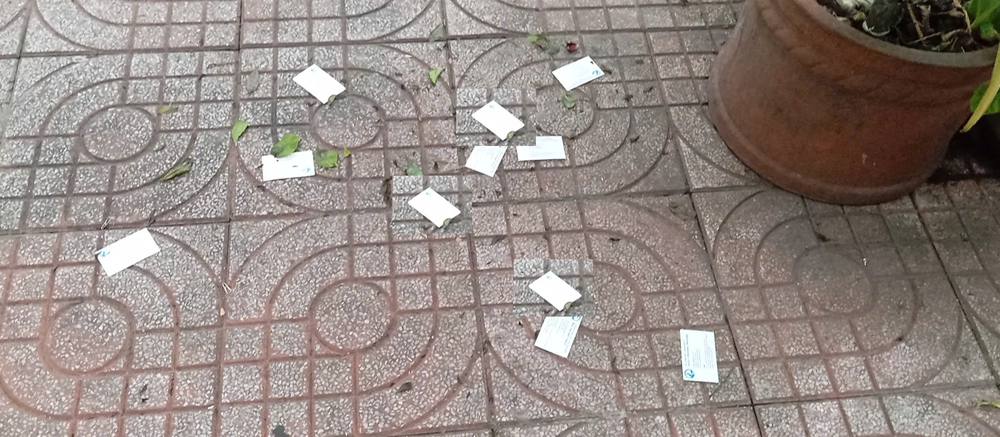
#> input picture HK2_Computer Vision/2.Lab2/visit.png, 1000 x 437 px, shrunk from 2226 x 973 before the run
$ python lab2.py
#> lines starting #> are read from the running program, lines starting #| are printed output that depends on the picture; after the words box and inside, x2 and y2 are one past the last pixel; in counts of white or black regions, pixels touching at a corner belong together
import cv2 as cv
from PIL import Image
import matplotlib.pyplot as plt
import numpy as np
from scipy import ndimage

file_path = "visit.png"

# chuyen thanh anh nhi phan
img = cv.imread(file_path, cv.IMREAD_GRAYSCALE)
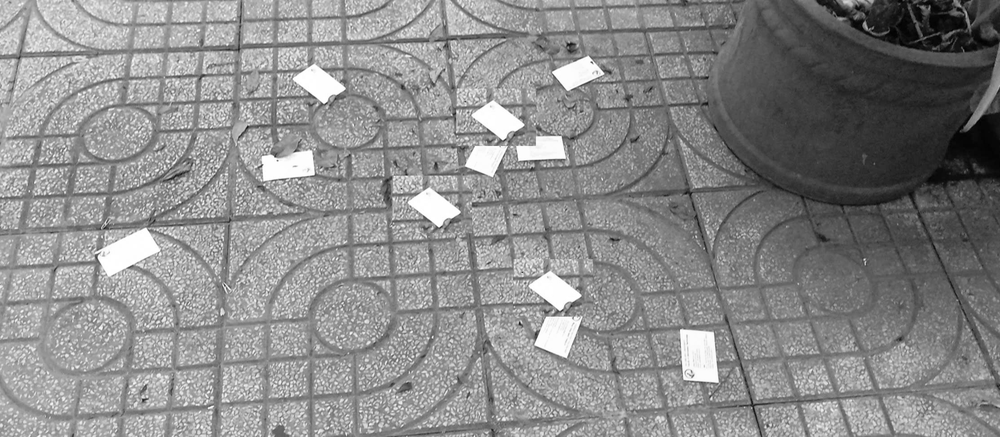
#> img: shape (437, 1000); min 1, max 255, mean 138.3

plt.figure(figsize=(10, 7))

#(99, 17) là kernel size, phải là số lẻ, kích thước càng lớn thì độ làm mờ càng cao. sigmaY mặc định = sigmaX, nếu sigma=0
# thư viện sẽ tự động tính sigma dựa theo kích thước kernel

img_blur = cv.GaussianBlur(img, ksize=(15, 15), sigmaX=0)
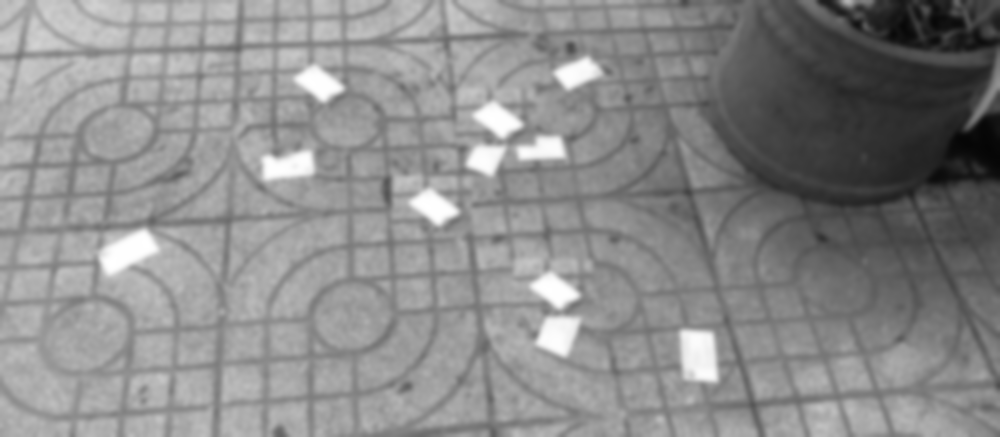
#> img_blur: shape (437, 1000); min 5, max 255, mean 138.3
img_binary = cv.adaptiveThreshold(img_blur, maxValue=255, adaptiveMethod=cv.ADAPTIVE_THRESH_MEAN_C,
                                  thresholdType=cv.THRESH_BINARY, blockSize=15, C=8)
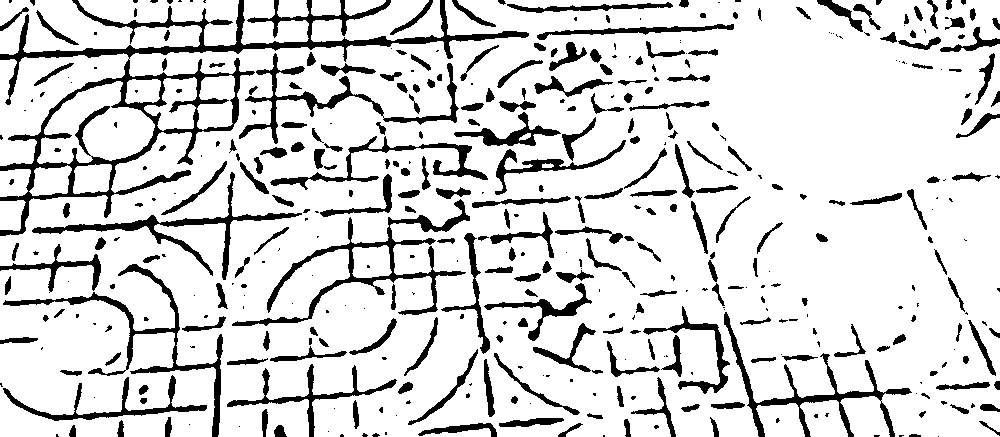
#> img_binary: shape (437, 1000); 84.6% white; 428 black regions (170 under 20 px), largest, box (x1, y1, x2, y2) and area: (0, 0, 529, 236) 12369, (232, 199, 470, 326) 3560, (3, 264, 223, 437) 2811
img_canny = cv.Canny(img_binary, 100, 200) # thực hiện loop để chọn ra lower threshold và upper threshold thích hợp
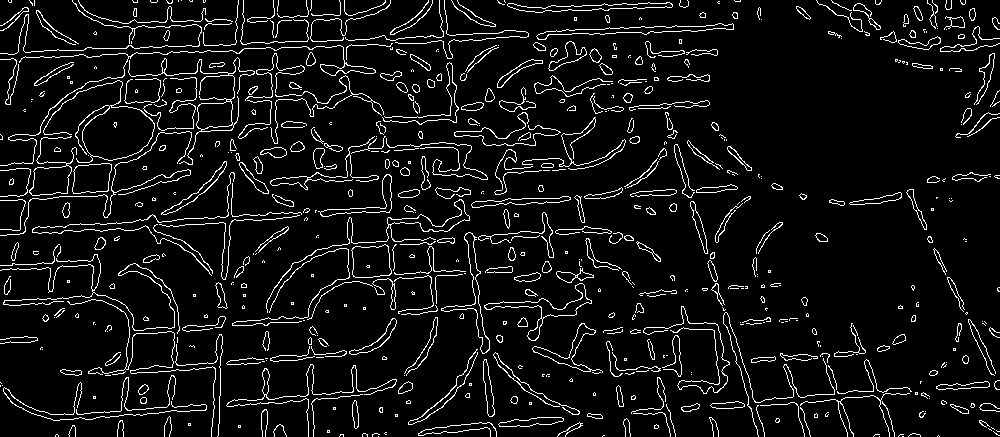
#> img_canny: shape (437, 1000); 7.1% white in thin lines or dots
img_canny = np.array(img_canny)

labeled_img, num_object = ndimage.label(img_binary)
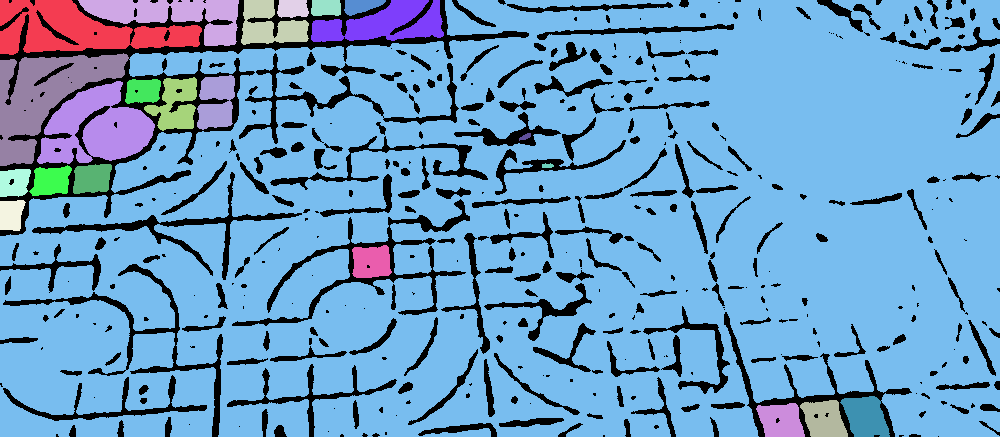
#> labeled_img: shape (437, 1000) int32; 24 distinct labels, from 0 to 23; one colour per label, 0 black
#> num_object = 23

plt.subplot(2, 2, 1)
plt.imshow(img, cmap='gray')
plt.title("original_gray")

plt.subplot(2, 2, 2)
plt.imshow(img_binary, cmap='gray')

plt.title("binary")

plt.subplot(2, 2, 3)
plt.imshow(img_canny, cmap='gray')

plt.title("canny")

plt.subplot(2, 2, 4)
plt.imshow(labeled_img, cmap='gray')
plt.title(f"{num_object} object")

plt.show()
